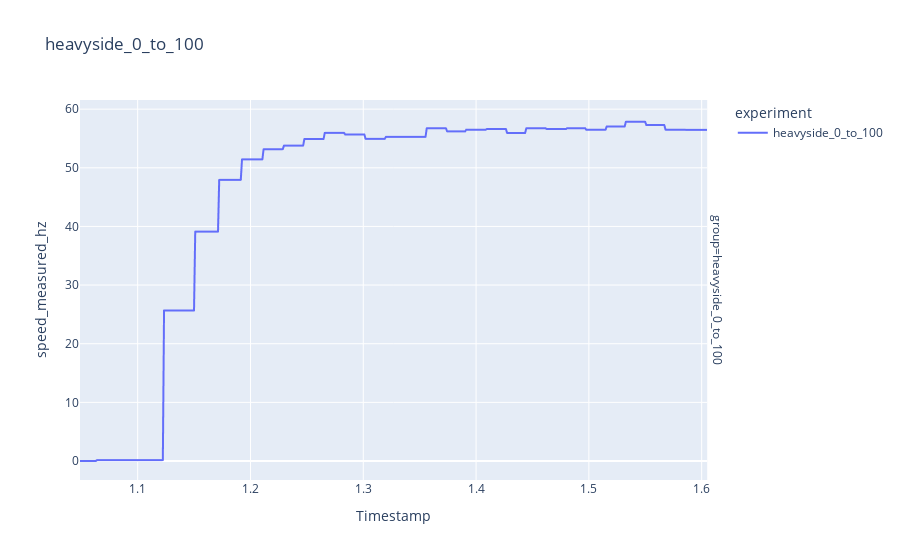
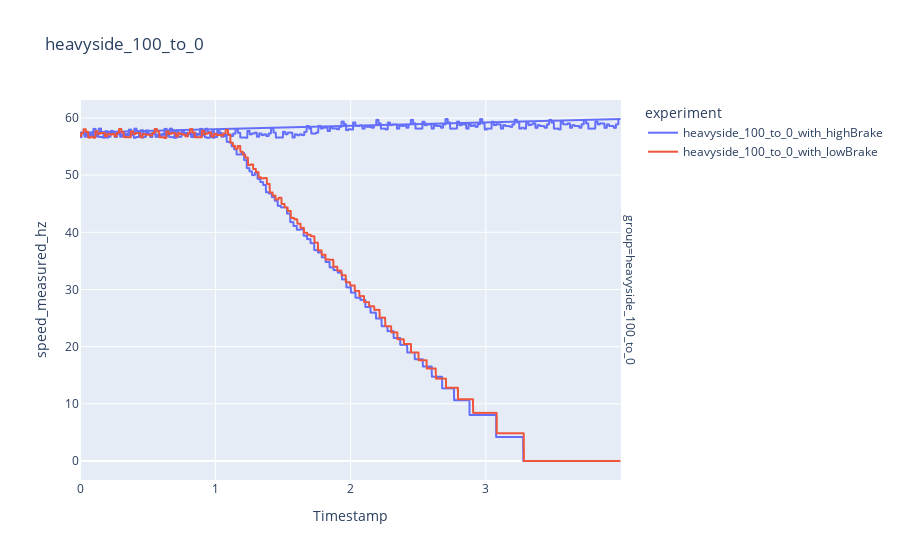
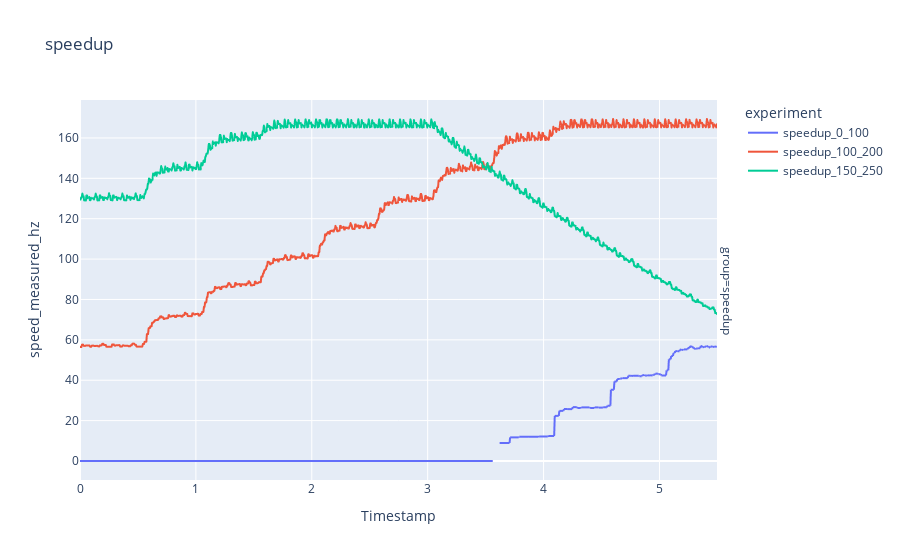
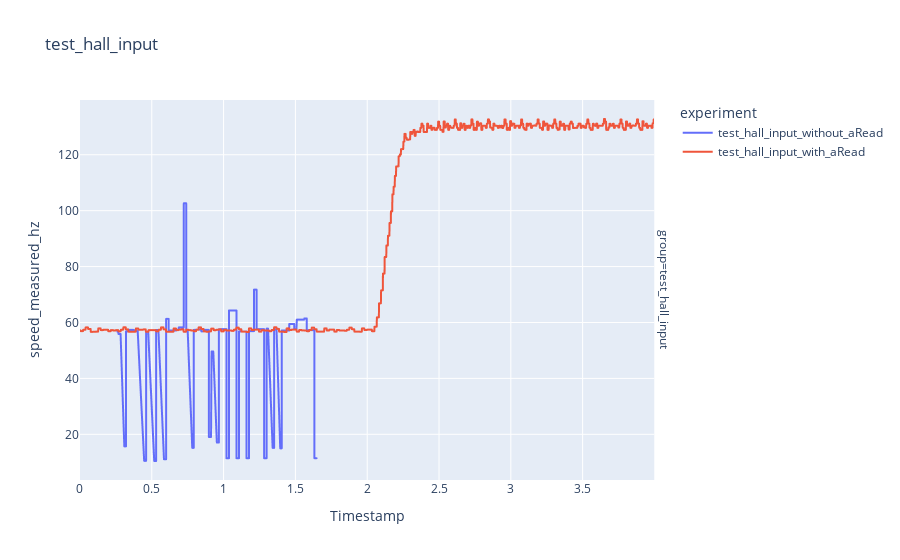

Notebook cell for these charts, in order:
### Code cell
import plotly.express as px

for group in groups:

    fig = px.line(
        df[df.group == group][::50],
        x='Timestamp',
        y='speed_measured_hz',
        color='experiment',
        facet_row='group',
        title=group,
        height=600
    )
    fig.write_html('Measurements_'+group+'.html')
    fig.show()

### Figure 1 — Plotly figure (JSON) as saved in the notebook; plotly's stock layout.template omitted (floating-point values rounded to 4 significant figures; data arrays with more than 128 entries replaced by an {"elided": "..."} marker saying what was removed)
{"data": [{"hovertemplate": "experiment=heavyside_0_to_100<br>group=heavyside_0_to_100<br>Timestamp=%{x}<br>speed_measured_hz=%{y}<extra></extra>", "legendgroup": "heavyside_0_to_100", "line": {"color": "#636efa", "dash": "solid"}, "marker": {"symbol": "circle"}, "mode": "lines", "name": "heavyside_0_to_100", "showlegend": true, "type": "scattergl", "x": {"elided": "1891 float values"}, "xaxis": "x", "y": {"elided": "1891 float values"}, "yaxis": "y"}], "layout": {"annotations": [{"font": {}, "showarrow": false, "text": "group=heavyside_0_to_100", "textangle": 90, "x": 0.98, "xanchor": "left", "xref": "paper", "y": 0.5, "yanchor": "middle", "yref": "paper"}], "autosize": true, "legend": {"title": {"text": "experiment"}, "tracegroupgap": 0}, "title": {"text": "heavyside_0_to_100"}, "xaxis": {"anchor": "y", "autorange": false, "domain": [0, 0.98], "range": [1.049, 1.605], "title": {"text": "Timestamp"}, "type": "linear"}, "yaxis": {"anchor": "x", "autorange": true, "domain": [0, 1], "range": [-3.24, 61.56], "title": {"text": "speed_measured_hz"}, "type": "linear"}}}

### Figure 2 — Plotly figure (JSON) as saved in the notebook; plotly's stock layout.template omitted (floating-point values rounded to 4 significant figures; data arrays with more than 128 entries replaced by an {"elided": "..."} marker saying what was removed)
{"data": [{"hovertemplate": "experiment=heavyside_100_to_0_with_highBrake<br>group=heavyside_100_to_0<br>Timestamp=%{x}<br>speed_measured_hz=%{y}<extra></extra>", "legendgroup": "heavyside_100_to_0_with_highBrake", "line": {"color": "#636efa", "dash": "solid"}, "marker": {"symbol": "circle"}, "mode": "lines", "name": "heavyside_100_to_0_with_highBrake", "showlegend": true, "type": "scattergl", "x": {"elided": "7333 float values"}, "xaxis": "x", "y": {"elided": "7333 float values"}, "yaxis": "y"}, {"hovertemplate": "experiment=heavyside_100_to_0_with_lowBrake<br>group=heavyside_100_to_0<br>Timestamp=%{x}<br>speed_measured_hz=%{y}<extra></extra>", "legendgroup": "heavyside_100_to_0_with_lowBrake", "line": {"color": "#EF553B", "dash": "solid"}, "marker": {"symbol": "circle"}, "mode": "lines", "name": "heavyside_100_to_0_with_lowBrake", "showlegend": true, "type": "scattergl", "x": {"elided": "3662 float values"}, "xaxis": "x", "y": {"elided": "3662 float values"}, "yaxis": "y"}], "layout": {"annotations": [{"font": {}, "showarrow": false, "text": "group=heavyside_100_to_0", "textangle": 90, "x": 0.98, "xanchor": "left", "xref": "paper", "y": 0.5, "yanchor": "middle", "yref": "paper"}], "autosize": true, "legend": {"title": {"text": "experiment"}, "tracegroupgap": 0}, "title": {"text": "heavyside_100_to_0"}, "xaxis": {"anchor": "y", "autorange": true, "domain": [0, 0.98], "range": [0, 3.999], "title": {"text": "Timestamp"}, "type": "linear"}, "yaxis": {"anchor": "x", "autorange": true, "domain": [0, 1], "range": [-3.323, 63.14], "title": {"text": "speed_measured_hz"}, "type": "linear"}}}

### Figure 3 — Plotly figure (JSON) as saved in the notebook; plotly's stock layout.template omitted (floating-point values rounded to 4 significant figures; data arrays with more than 128 entries replaced by an {"elided": "..."} marker saying what was removed)
{"data": [{"hovertemplate": "experiment=speedup_0_100<br>group=speedup<br>Timestamp=%{x}<br>speed_measured_hz=%{y}<extra></extra>", "legendgroup": "speedup_0_100", "line": {"color": "#636efa", "dash": "solid"}, "marker": {"symbol": "circle"}, "mode": "lines", "name": "speedup_0_100", "showlegend": true, "type": "scattergl", "x": {"elided": "1100 float values"}, "xaxis": "x", "y": {"elided": "1100 float values"}, "yaxis": "y"}, {"hovertemplate": "experiment=speedup_100_200<br>group=speedup<br>Timestamp=%{x}<br>speed_measured_hz=%{y}<extra></extra>", "legendgroup": "speedup_100_200", "line": {"color": "#EF553B", "dash": "solid"}, "marker": {"symbol": "circle"}, "mode": "lines", "name": "speedup_100_200", "showlegend": true, "type": "scattergl", "x": {"elided": "1099 float values"}, "xaxis": "x", "y": {"elided": "1099 float values"}, "yaxis": "y"}, {"hovertemplate": "experiment=speedup_150_250<br>group=speedup<br>Timestamp=%{x}<br>speed_measured_hz=%{y}<extra></extra>", "legendgroup": "speedup_150_250", "line": {"color": "#00cc96", "dash": "solid"}, "marker": {"symbol": "circle"}, "mode": "lines", "name": "speedup_150_250", "showlegend": true, "type": "scattergl", "x": {"elided": "1100 float values"}, "xaxis": "x", "y": {"elided": "1100 float values"}, "yaxis": "y"}], "layout": {"annotations": [{"font": {}, "showarrow": false, "text": "group=speedup", "textangle": 90, "x": 0.98, "xanchor": "left", "xref": "paper", "y": 0.5, "yanchor": "middle", "yref": "paper"}], "autosize": true, "legend": {"title": {"text": "experiment"}, "tracegroupgap": 0}, "title": {"text": "speedup"}, "xaxis": {"anchor": "y", "autorange": true, "domain": [0, 0.98], "range": [0, 5.496], "title": {"text": "Timestamp"}, "type": "linear"}, "yaxis": {"anchor": "x", "autorange": true, "domain": [0, 1], "range": [-9.41, 178.8], "title": {"text": "speed_measured_hz"}, "type": "linear"}}}

### Figure 4 — Plotly figure (JSON) as saved in the notebook; plotly's stock layout.template omitted (floating-point values rounded to 4 significant figures; data arrays with more than 128 entries replaced by an {"elided": "..."} marker saying what was removed)
{"data": [{"hovertemplate": "experiment=test_hall_input_without_aRead<br>group=test_hall_input<br>Timestamp=%{x}<br>speed_measured_hz=%{y}<extra></extra>", "legendgroup": "test_hall_input_without_aRead", "line": {"color": "#636efa", "dash": "solid"}, "marker": {"symbol": "circle"}, "mode": "lines", "name": "test_hall_input_without_aRead", "showlegend": true, "type": "scattergl", "x": {"elided": "3087 float values"}, "xaxis": "x", "y": {"elided": "3087 float values"}, "yaxis": "y"}, {"hovertemplate": "experiment=test_hall_input_with_aRead<br>group=test_hall_input<br>Timestamp=%{x}<br>speed_measured_hz=%{y}<extra></extra>", "legendgroup": "test_hall_input_with_aRead", "line": {"color": "#EF553B", "dash": "solid"}, "marker": {"symbol": "circle"}, "mode": "lines", "name": "test_hall_input_with_aRead", "showlegend": true, "type": "scattergl", "x": {"elided": "3653 float values"}, "xaxis": "x", "y": {"elided": "3653 float values"}, "yaxis": "y"}], "layout": {"annotations": [{"font": {}, "showarrow": false, "text": "group=test_hall_input", "textangle": 90, "x": 0.98, "xanchor": "left", "xref": "paper", "y": 0.5, "yanchor": "middle", "yref": "paper"}], "autosize": true, "legend": {"title": {"text": "experiment"}, "tracegroupgap": 0}, "title": {"text": "test_hall_input"}, "xaxis": {"anchor": "y", "autorange": true, "domain": [0, 0.98], "range": [0.00028, 3.999], "title": {"text": "Timestamp"}, "type": "linear"}, "yaxis": {"anchor": "x", "autorange": true, "domain": [0, 1], "range": [3.653, 139.6], "title": {"text": "speed_measured_hz"}, "type": "linear"}}}
